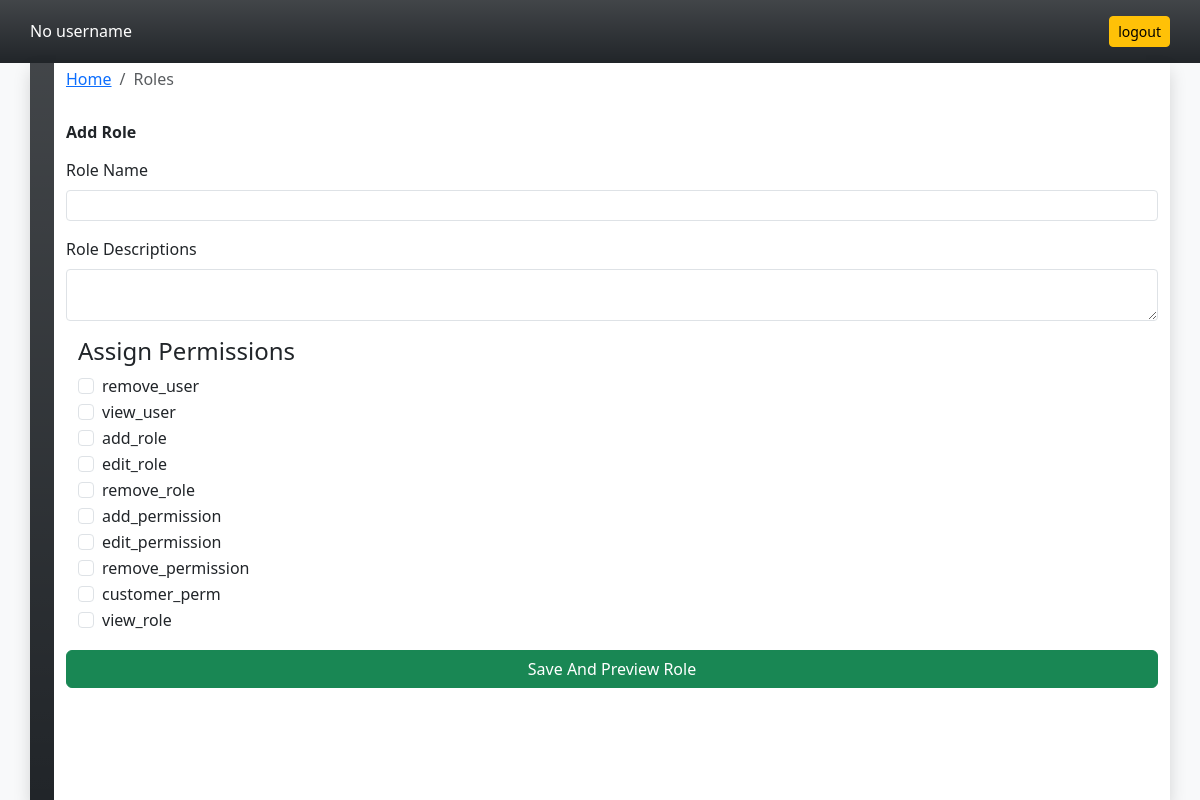
The page /roles/add_role on the database its author committed.
### core/models.py (models this page shows, shortened)
class Permission(models.Model):
  name = models.CharField(max_length=100,unique=True)
  description = models.TextField(blank=True, null=True)

### myproject/views.py (the view, shortened to what this page needs)
# urls.py: path('roles/add_role',views.add_role ,name="add_role"),
def add_role(request):
  permisions = Permission.objects.all()
  return render(request,'role/add_role.html' , {"permissions" : permisions})

### templates/role/add_role.html (shortened to what this page needs)
{% extends 'layout.html' %}
{% block body %}
<nav aria-label="breadcrumb" class="pt-1">
  <ol class="breadcrumb">
    <li class="breadcrumb-item"><a href="{% url 'home' %}">Home</a></li>
    <li class="breadcrumb-item active" aria-current="page">Roles</li>
  </ol>
</nav>
<form class="row" method="post">
  <div class="col">
    <p class="h6 mt-3"><b>Add Role</b></p>
    <div class="row mt-3">
      <div>
        <label for="role_name" class="form-label">Role Name</label>
        <input type="text" name="role_name" class="form-control form-control-sm" id="role_name">
      </div>
      <div class="mt-3">
        <label for="role_desc" class="form-label">Role Descriptions</label>
        <textarea name="role_desc" class="form-control form-control-sm" id="role_desc"></textarea>
      </div>
    </div>
    <div class="row p-0 m-0 mt-3">
      <div>
        <p class="m-0 p-0 h4 mb-2">Assign Permissions </p>
        {% for permission in permissions %}
        <div class="form-check checkbox-hover" style="width: fit-content;">
          <input class="form-check-input" type="checkbox" name="permission_list" value="{{ permission.pk }}" id="{{permission.name}}">
          <label class="form-check-label checkbox" for="{{permission.name}}">{{ permission.name }}</label>
        </div>
        {% endfor %}
      </div>
    </div>
    <div class="row p-0 m-0 my-3">
      <button type="submit" class="col btn btn-success">Save And Preview Role</button>
    </div>
  </div>
</form>
{% endblock %}

### static/css/style.css (style rules this page uses)
* { margin: 0; padding: 0; box-sizing: border-box; }
body, html { width: 100%; height: 100%; background-color: black; display: flex; flex-direction: column; }
ol, li { list-style: none; }

### templates/layout.html (style rules this page uses)
* { margin: 0; padding: 0; box-sizing: border-box; }
body, html { width: 100%; height: 100%; display: flex; flex-direction: column; background-color: white; }

### rows shown on the page
Permission: name "remove_user"
Permission: name "view_user"
Permission: name "add_role"
Permission: name "edit_role"
Permission: name "remove_role"
Permission: name "add_permission"
Permission: name "edit_permission"
Permission: name "remove_permission"
Permission: name "customer_perm"
Permission: name "view_role"
